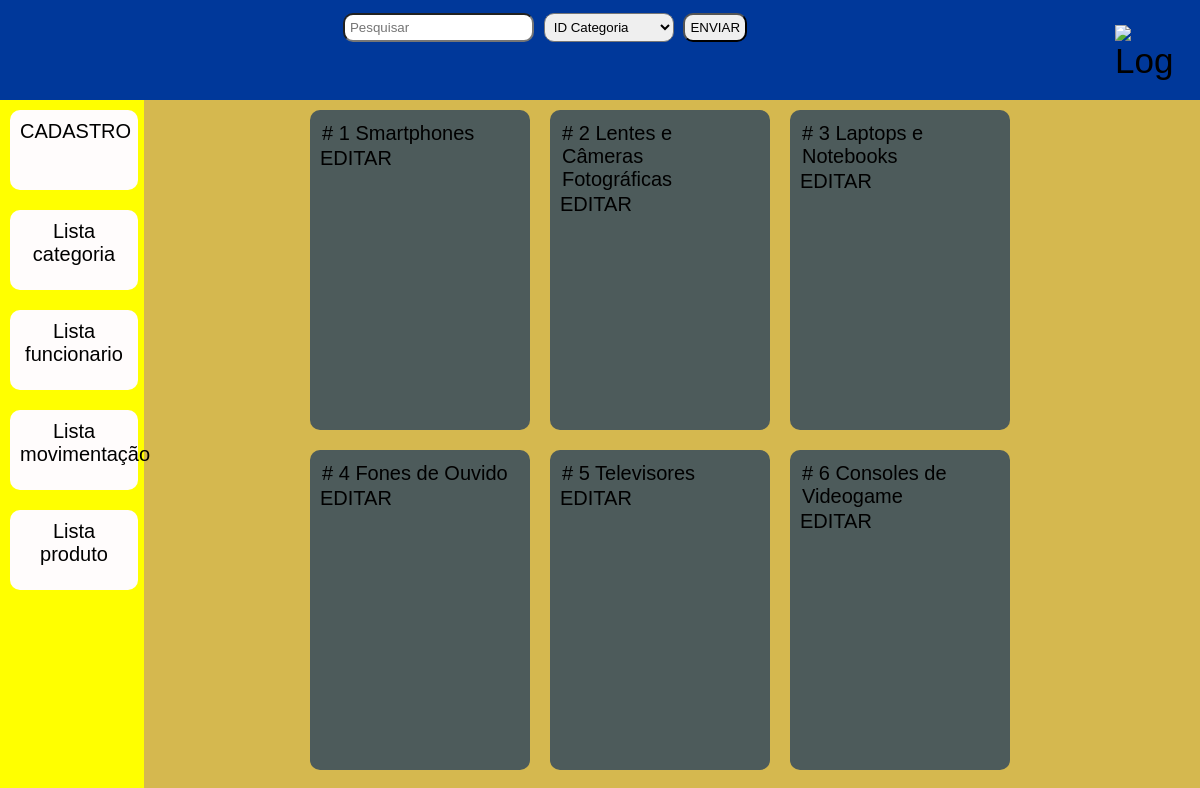
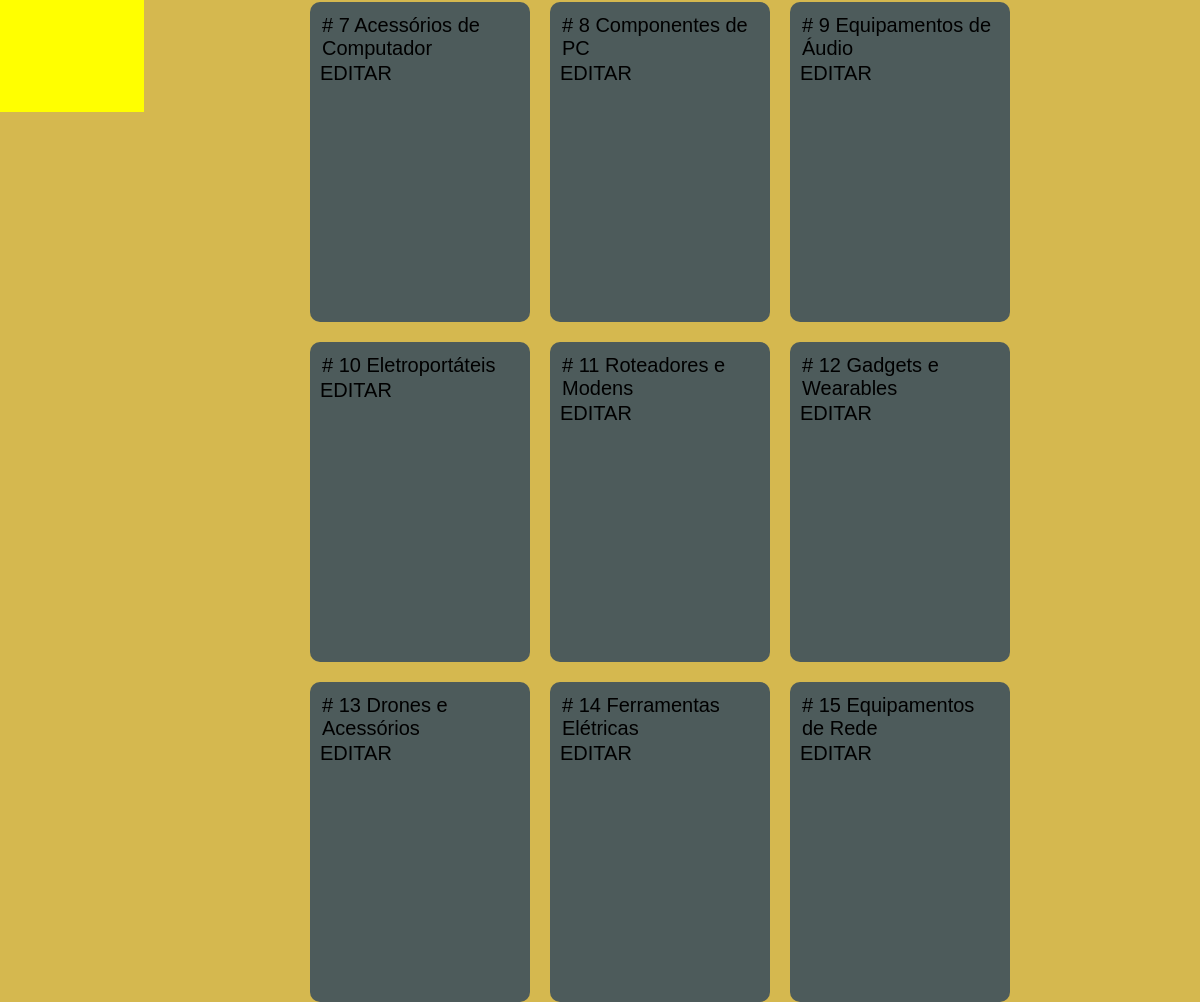
Screenshot of /categoria_False with the database file from the repository (2 pictures, top to bottom).
### models.py (models this page shows, shortened)
class Categoria(Base):
    __tablename__ = 'categorias'
    ID_categoria = Column(Integer, primary_key=True)
    nome_cat = Column(String(40), nullable=False, index=True)
    def serialize_categoria(self):
        dados_categoria = {
            'ID_categoria': self.ID_categoria,
            'nome_cat': self.nome_cat,
        }
        return dados_categoria

### app.py (the view)
@app.route('/categoria_<modo_escuro>', methods=['GET', 'POST'])
def categorias_func(modo_escuro):
    lista_categoria = select(Categoria).select_from(Categoria)
    lista_categoria = db_session.execute(lista_categoria).scalars()
    resultado = []
    print(lista_categoria)
    for cat in lista_categoria:
        resultado.append(cat.serialize_categoria())
    dicion = dicionario_colunas_categoria()
    return render_template('lista_categoria.html',
                           var_categoria=resultado,
                           class_=Categoria,
                           pesquisa=False,
                           numero_resultados=len(resultado),
                           dicio=dicion,
                           modo_escuro=modo_escuro)

### app.py (called while the page is built)
def dicionario_colunas_categoria():
    dicion = {
        "ID_categoria": "ID Categoria",
        "nome_cat": "Nome Categoria"
    }
    return dicion

### templates/lista_categoria.html (shortened to what this page needs)
{% extends 'templates-barra-de-pesquisa.html' %}
{% block conteudo %}
    {% for categoria in var_categoria %}
        <div class="card">
            <p># {{ categoria.ID_categoria }} {{ categoria.nome_cat }}</p>
            <a href="{{url_for('editar_categoria', id_categoria=categoria.ID_categoria, modo_escuro=modo_escuro)}}">EDITAR</a>
        </div>
    {% endfor%}
{% endblock %}

### static/templates.css (style rules this page uses)
* { margin: 0; padding: 0; }
html { height: 100vh; font-family: "Franklin Gothic Heavy", sans-serif; font-size: 20px; }
li, a { color:black; text-decoration: none; }
.card { background-color: #4d5b5b; height: 300px; width: 200px; border-radius: 10px; margin: 10px; font-size: 20px; padding: 10px; font-family: Bahnschrift, sans-serif; float: left; }
.card p { padding: 2px; }
.bodyFalse { background-color: #d5b84f; }

### rows the page displays
Categoria: ID_categoria "1", nome_cat "Smartphones"
Categoria: ID_categoria "2", nome_cat "Lentes e Câmeras Fotográficas"
Categoria: ID_categoria "3", nome_cat "Laptops e Notebooks"
Categoria: ID_categoria "4", nome_cat "Fones de Ouvido"
Categoria: ID_categoria "5", nome_cat "Televisores"
Categoria: ID_categoria "6", nome_cat "Consoles de Videogame"
Categoria: ID_categoria "7", nome_cat "Acessórios de Computador"
Categoria: ID_categoria "8", nome_cat "Componentes de PC"
Categoria: ID_categoria "9", nome_cat "Equipamentos de Áudio"
Categoria: ID_categoria "10", nome_cat "Eletroportáteis"
Categoria: ID_categoria "11", nome_cat "Roteadores e Modens"
Categoria: ID_categoria "12", nome_cat "Gadgets e Wearables"
Categoria: ID_categoria "13", nome_cat "Drones e Acessórios"
Categoria: ID_categoria "14", nome_cat "Ferramentas Elétricas"
Categoria: ID_categoria "15", nome_cat "Equipamentos de Rede"

### other values shown
form field campo "ID Categoria"
